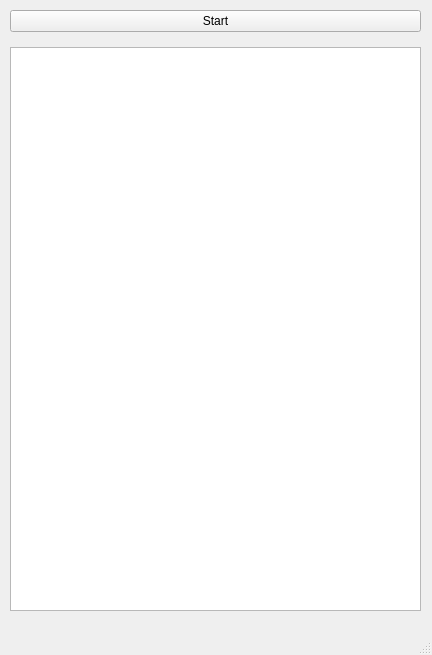
<?xml version="1.0" encoding="UTF-8"?>
<ui version="4.0">
 <class>MainWindow</class>
 <widget class="QMainWindow" name="MainWindow">
  <property name="geometry">
   <rect>
    <x>0</x>
    <y>0</y>
    <width>432</width>
    <height>655</height>
   </rect>
  </property>
  <property name="windowTitle">
   <string>MainWindow</string>
  </property>
  <widget class="QWidget" name="centralwidget">
   <widget class="QWidget" name="verticalLayoutWidget">
    <property name="geometry">
     <rect>
      <x>10</x>
      <y>10</y>
      <width>411</width>
      <height>601</height>
     </rect>
    </property>
    <layout class="QVBoxLayout" name="verticalLayout">
     <property name="spacing">
      <number>15</number>
     </property>
     <item>
      <widget class="QPushButton" name="pushButton">
       <property name="sizePolicy">
        <sizepolicy hsizetype="Preferred" vsizetype="Fixed">
         <horstretch>20</horstretch>
         <verstretch>0</verstretch>
        </sizepolicy>
       </property>
       <property name="text">
        <string>Start</string>
       </property>
      </widget>
     </item>
     <item>
      <widget class="QTableView" name="tableView"/>
     </item>
    </layout>
   </widget>
  </widget>
  <widget class="QMenuBar" name="menubar">
   <property name="geometry">
    <rect>
     <x>0</x>
     <y>0</y>
     <width>432</width>
     <height>22</height>
    </rect>
   </property>
  </widget>
  <widget class="QStatusBar" name="statusbar"/>
 </widget>
 <resources/>
 <connections/>
</ui>
